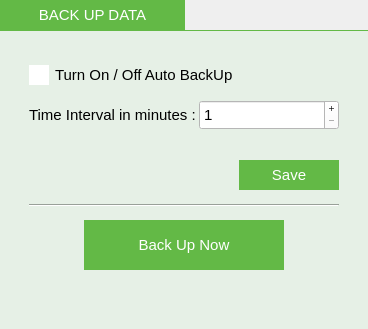
              <widget class="QFrame" name="frame_21">
               <property name="sizePolicy">
                <sizepolicy hsizetype="Expanding" vsizetype="Expanding">
                 <horstretch>0</horstretch>
                 <verstretch>0</verstretch>
                </sizepolicy>
               </property>
               <property name="minimumSize">
                <size>
                 <width>200</width>
                 <height>0</height>
                </size>
               </property>
               <property name="maximumSize">
                <size>
                 <width>16777215</width>
                 <height>16777215</height>
                </size>
               </property>
               <property name="frameShape">
                <enum>QFrame::NoFrame</enum>
               </property>
               <property name="frameShadow">
                <enum>QFrame::Plain</enum>
               </property>
               <layout class="QGridLayout" name="gridLayout_28">
                <property name="leftMargin">
                 <number>0</number>
                </property>
                <property name="topMargin">
                 <number>0</number>
                </property>
                <property name="rightMargin">
                 <number>0</number>
                </property>
                <property name="bottomMargin">
                 <number>0</number>
                </property>
                <property name="horizontalSpacing">
                 <number>6</number>
                </property>
                <item row="0" column="0">
                 <widget class="QFrame" name="frame_25">
                  <property name="frameShape">
                   <enum>QFrame::NoFrame</enum>
                  </property>
                  <property name="frameShadow">
                   <enum>QFrame::Plain</enum>
                  </property>
                  <layout class="QGridLayout" name="gridLayout_26">
                   <property name="leftMargin">
                    <number>0</number>
                   </property>
                   <property name="topMargin">
                    <number>0</number>
                   </property>
                   <property name="rightMargin">
                    <number>0</number>
                   </property>
                   <property name="bottomMargin">
                    <number>0</number>
                   </property>
                   <property name="spacing">
                    <number>0</number>
                   </property>
                   <item row="2" column="0">
                    <widget class="QLabel" name="label_57">
                     <property name="maximumSize">
                      <size>
                       <width>16777215</width>
                       <height>1</height>
                      </size>
                     </property>
                     <property name="styleSheet">
                      <string notr="true">background-color: #63b946;</string>
                     </property>
                     <property name="text">
                      <string/>
                     </property>
                    </widget>
                   </item>
                   <item row="0" column="0">
                    <layout class="QHBoxLayout" name="horizontalLayout_46">
                     <property name="bottomMargin">
                      <number>0</number>
                     </property>
                     <item>
                      <widget class="QLabel" name="label_58">
                       <property name="minimumSize">
                        <size>
                         <width>185</width>
                         <height>30</height>
                        </size>
                       </property>
                       <property name="maximumSize">
                        <size>
                         <width>185</width>
                         <height>30</height>
                        </size>
                       </property>
                       <property name="font">
                        <font>
                         <pointsize>11</pointsize>
                        </font>
                       </property>
                       <property name="styleSheet">
                        <string notr="true">background-color: #63b946;
color: #ffffff;
padding: 3px;</string>
                       </property>
                       <property name="text">
                        <string>BACK UP DATA</string>
                       </property>
                       <property name="alignment">
                        <set>Qt::AlignCenter</set>
                       </property>
                      </widget>
                     </item>
                     <item>
                      <spacer name="horizontalSpacer_34">
                       <property name="orientation">
                        <enum>Qt::Horizontal</enum>
                       </property>
                       <property name="sizeHint" stdset="0">
                        <size>
                         <width>40</width>
                         <height>20</height>
                        </size>
                       </property>
                      </spacer>
                     </item>
                    </layout>
                   </item>
                   <item row="3" column="0">
                    <widget class="QFrame" name="frame_26">
                     <property name="sizePolicy">
                      <sizepolicy hsizetype="Expanding" vsizetype="Expanding">
                       <horstretch>0</horstretch>
                       <verstretch>0</verstretch>
                      </sizepolicy>
                     </property>
                     <property name="maximumSize">
                      <size>
                       <width>16777215</width>
                       <height>16777215</height>
                      </size>
                     </property>
                     <property name="styleSheet">
                      <string notr="true">background-color:rgb(230, 240, 230);</string>
                     </property>
                     <property name="frameShape">
                      <enum>QFrame::NoFrame</enum>
                     </property>
                     <property name="frameShadow">
                      <enum>QFrame::Plain</enum>
                     </property>
                     <layout class="QGridLayout" name="gridLayout_29">
                      <property name="verticalSpacing">
                       <number>0</number>
                      </property>
                      <item row="1" column="1">
                       <layout class="QFormLayout" name="formLayout_10">
                        <property name="labelAlignment">
                         <set>Qt::AlignHCenter|Qt::AlignTop</set>
                        </property>
                        <property name="verticalSpacing">
                         <number>10</number>
                        </property>
                        <property name="leftMargin">
                         <number>0</number>
                        </property>
                        <property name="topMargin">
                         <number>0</number>
                        </property>
                        <property name="rightMargin">
                         <number>0</number>
                        </property>
                        <property name="bottomMargin">
                         <number>0</number>
                        </property>
                        <item row="0" column="0" colspan="2">
                         <widget class="QCheckBox" name="backupDataTurnOnOffAutoBackupCheckBox">
                          <property name="sizePolicy">
                           <sizepolicy hsizetype="Expanding" vsizetype="Expanding">
                            <horstretch>0</horstretch>
                            <verstretch>0</verstretch>
                           </sizepolicy>
                          </property>
                          <property name="minimumSize">
                           <size>
                            <width>0</width>
                            <height>30</height>
                           </size>
                          </property>
                          <property name="maximumSize">
                           <size>
                            <width>16777215</width>
                            <height>30</height>
                           </size>
                          </property>
                          <property name="font">
                           <font>
                            <pointsize>11</pointsize>
                           </font>
                          </property>
                          <property name="styleSheet">
                           <string notr="true">QCheckBox::indicator{
background-color: #ffffff;
width : 20px;
height: 20px;

}
QCheckBox::indicator:checked{
background-color:#63b946;
}</string>
                          </property>
                          <property name="text">
                           <string>Turn On / Off Auto BackUp</string>
                          </property>
                         </widget>
                        </item>
                        <item row="1" column="0">
                         <widget class="QLabel" name="label_59">
                          <property name="minimumSize">
                           <size>
                            <width>0</width>
                            <height>30</height>
                           </size>
                          </property>
                          <property name="maximumSize">
                           <size>
                            <width>16777215</width>
                            <height>30</height>
                           </size>
                          </property>
                          <property name="font">
                           <font>
                            <pointsize>11</pointsize>
                           </font>
                          </property>
                          <property name="text">
                           <string>Time Interval in minutes : </string>
                          </property>
                         </widget>
                        </item>
                        <item row="1" column="1">
                         <widget class="QSpinBox" name="backupDataTimeIntervalSpinBox">
                          <property name="minimumSize">
                           <size>
                            <width>100</width>
                            <height>30</height>
                           </size>
                          </property>
                          <property name="maximumSize">
                           <size>
                            <width>16777215</width>
                            <height>30</height>
                           </size>
                          </property>
                          <property name="font">
                           <font>
                            <pointsize>11</pointsize>
                           </font>
                          </property>
                          <property name="styleSheet">
                           <string notr="true">background-color:#ffffff;</string>
                          </property>
                          <property name="frame">
                           <bool>true</bool>
                          </property>
                          <property name="buttonSymbols">
                           <enum>QAbstractSpinBox::PlusMinus</enum>
                          </property>
                          <property name="minimum">
                           <number>1</number>
                          </property>
                          <property name="maximum">
                           <number>720</number>
                          </property>
                          <property name="value">
                           <number>1</number>
                          </property>
                         </widget>
                        </item>
                        <item row="3" column="1">
                         <layout class="QHBoxLayout" name="horizontalLayout_49">
                          <property name="topMargin">
                           <number>20</number>
                          </property>
                          <property name="bottomMargin">
                           <number>0</number>
                          </property>
                          <item>
                           <spacer name="horizontalSpacer_46">
                            <property name="orientation">
                             <enum>Qt::Horizontal</enum>
                            </property>
                            <property name="sizeHint" stdset="0">
                             <size>
                              <width>40</width>
                              <height>20</height>
                             </size>
                            </property>
                           </spacer>
                          </item>
                          <item>
                           <widget class="QPushButton" name="saveBackupSettingsButton">
                            <property name="minimumSize">
                             <size>
                              <width>100</width>
                              <height>30</height>
                             </size>
                            </property>
                            <property name="maximumSize">
                             <size>
                              <width>16777215</width>
                              <height>30</height>
                             </size>
                            </property>
                            <property name="font">
                             <font>
                              <pointsize>11</pointsize>
                             </font>
                            </property>
                            <property name="styleSheet">
                             <string notr="true">QPushButton#saveBackupSettingsButton{
	color: #ffffff;
	background-color: #63b946;
	border: 0px;
	padding-right: 5px;
	padding-left: 5px;
}
QPushButton#saveBackupSettingsButton:hover{
	color: #000000;
	background-color: rgb(255, 255, 255);
}
QPushButton#saveBackupSettingsButton:pressed{
	color: #000000;
	background-color: #f2f2f2;
}</string>
                            </property>
                            <property name="text">
                             <string>Save</string>
                            </property>
                           </widget>
                          </item>
                         </layout>
                        </item>
                        <item row="4" column="0" colspan="2">
                         <widget class="Line" name="line">
                          <property name="minimumSize">
                           <size>
                            <width>50</width>
                            <height>10</height>
                           </size>
                          </property>
                          <property name="maximumSize">
                           <size>
                            <width>16777215</width>
                            <height>10</height>
                           </size>
                          </property>
                          <property name="orientation">
                           <enum>Qt::Horizontal</enum>
                          </property>
                         </widget>
                        </item>
                        <item row="5" column="0" colspan="2">
                         <layout class="QHBoxLayout" name="horizontalLayout_48">
                          <property name="spacing">
                           <number>0</number>
                          </property>
                          <property name="bottomMargin">
                           <number>0</number>
                          </property>
                          <item>
                           <spacer name="horizontalSpacer_48">
                            <property name="orientation">
                             <enum>Qt::Horizontal</enum>
                            </property>
                            <property name="sizeHint" stdset="0">
                             <size>
                              <width>40</width>
                              <height>20</height>
                             </size>
                            </property>
                           </spacer>
                          </item>
                          <item>
                           <widget class="QPushButton" name="backupDataBackupNowButton">
                            <property name="minimumSize">
                             <size>
                              <width>200</width>
                              <height>50</height>
                             </size>
                            </property>
                            <property name="maximumSize">
                             <size>
                              <width>200</width>
                              <height>50</height>
                             </size>
                            </property>
                            <property name="font">
                             <font>
                              <pointsize>11</pointsize>
                             </font>
                            </property>
                            <property name="styleSheet">
                             <string notr="true">QPushButton#backupDataBackupNowButton{
	color: #ffffff;
	background-color: #63b946;
	border: 0px;
	padding-right: 5px;
	padding-left: 5px;
}
QPushButton#backupDataBackupNowButton:hover{
	color: #000000;
	background-color: rgb(255, 255, 255);
}
QPushButton#backupDataBackupNowButton:pressed{
	color: #000000;
	background-color: #f2f2f2;
}</string>
                            </property>
                            <property name="text">
                             <string>Back Up Now</string>
                            </property>
                           </widget>
                          </item>
                          <item>
                           <spacer name="horizontalSpacer_49">
                            <property name="orientation">
                             <enum>Qt::Horizontal</enum>
                            </property>
                            <property name="sizeHint" stdset="0">
                             <size>
                              <width>40</width>
                              <height>20</height>
                             </size>
                            </property>
                           </spacer>
                          </item>
                         </layout>
                        </item>
                        <item row="6" column="0" colspan="2">
                         <widget class="QLabel" name="backupAnimLabel">
                          <property name="minimumSize">
                           <size>
                            <width>50</width>
                            <height>40</height>
                           </size>
                          </property>
                          <property name="text">
                           <string/>
                          </property>
                          <property name="scaledContents">
                           <bool>false</bool>
                          </property>
                          <property name="alignment">
                           <set>Qt::AlignCenter</set>
                          </property>
                         </widget>
                        </item>
                       </layout>
                      </item>
                      <item row="0" column="1">
                       <spacer name="verticalSpacer_21">
                        <property name="orientation">
                         <enum>Qt::Vertical</enum>
                        </property>
                        <property name="sizeType">
                         <enum>QSizePolicy::Preferred</enum>
                        </property>
                        <property name="sizeHint" stdset="0">
                         <size>
                          <width>20</width>
                          <height>20</height>
                         </size>
                        </property>
                       </spacer>
                      </item>
                      <item row="1" column="0">
                       <spacer name="horizontalSpacer_35">
                        <property name="orientation">
                         <enum>Qt::Horizontal</enum>
                        </property>
                        <property name="sizeType">
                         <enum>QSizePolicy::Preferred</enum>
                        </property>
                        <property name="sizeHint" stdset="0">
                         <size>
                          <width>20</width>
                          <height>20</height>
                         </size>
                        </property>
                       </spacer>
                      </item>
                      <item row="1" column="2">
                       <spacer name="horizontalSpacer_36">
                        <property name="orientation">
                         <enum>Qt::Horizontal</enum>
                        </property>
                        <property name="sizeType">
                         <enum>QSizePolicy::Preferred</enum>
                        </property>
                        <property name="sizeHint" stdset="0">
                         <size>
                          <width>20</width>
                          <height>20</height>
                         </size>
                        </property>
                       </spacer>
                      </item>
                     </layout>
                    </widget>
                   </item>
                  </layout>
                 </widget>
                </item>
               </layout>
              </widget>
